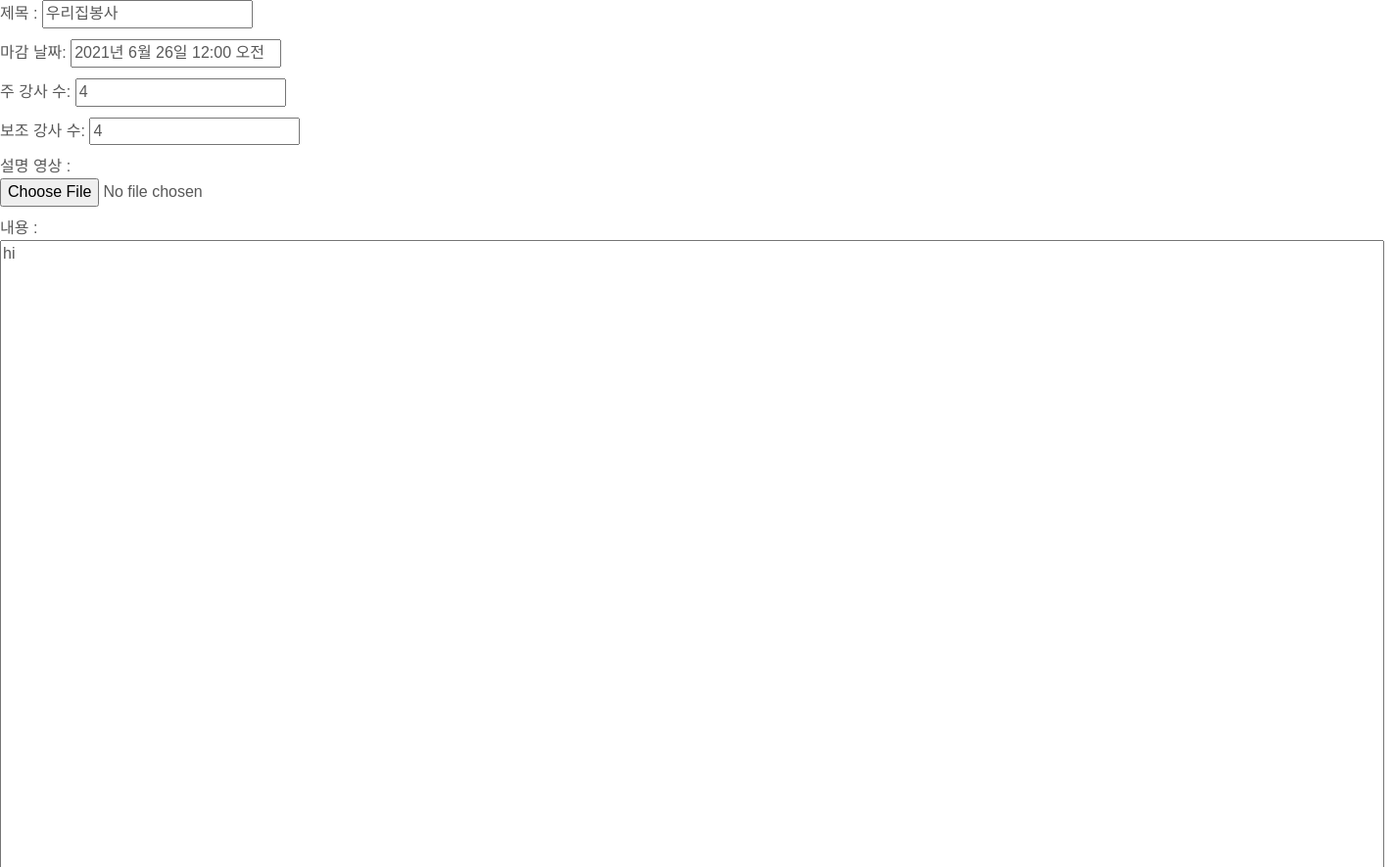
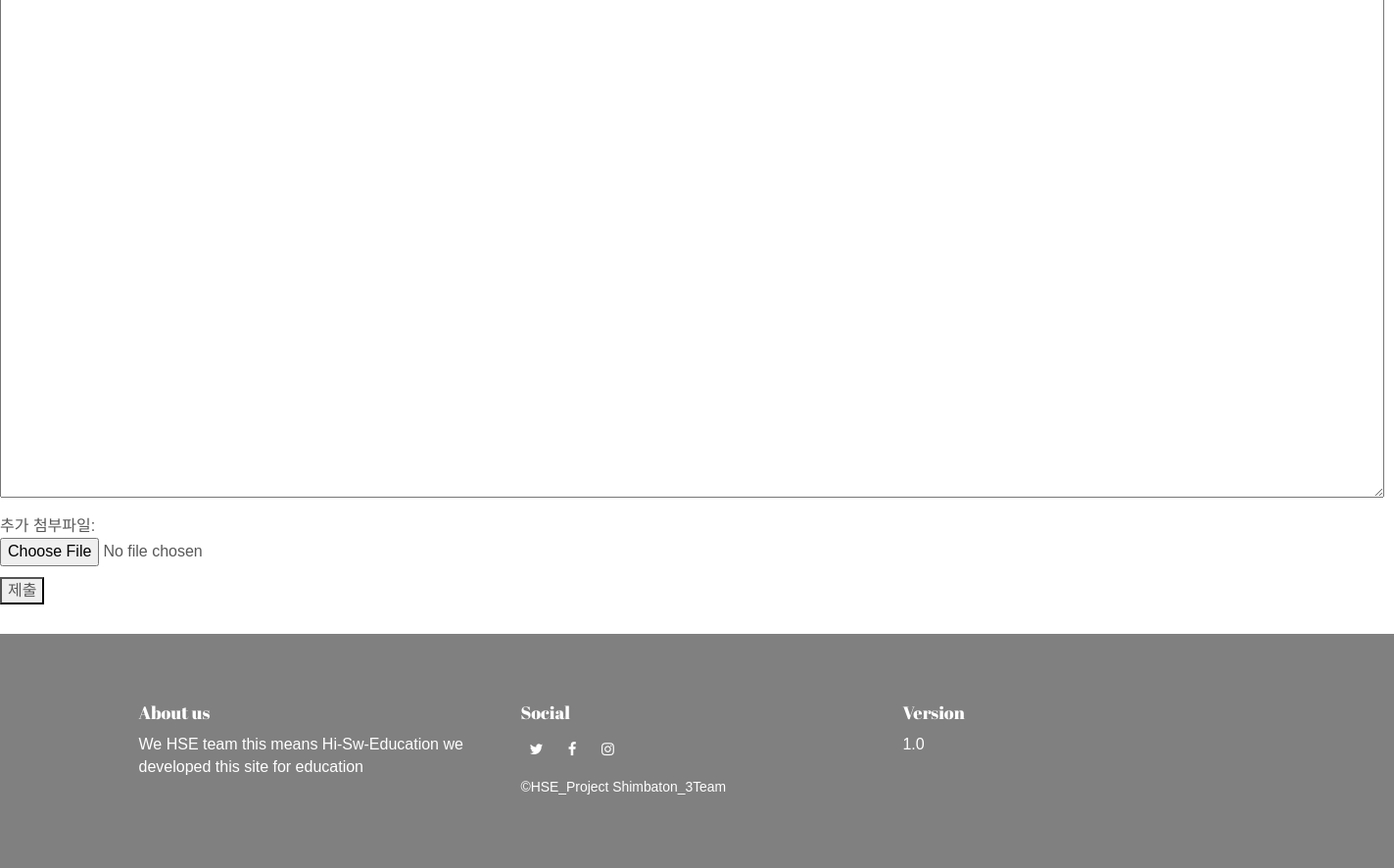
Screenshot of /education/edit/1 with the database file from the repository (2 pictures, top to bottom).
### education/models.py (models this page shows)
class EduPost(models.Model):
    title = models.CharField(max_length=200)
    writer = models.ForeignKey(User, on_delete=models.CASCADE)
    pub_date = models.DateTimeField()
    due_date = models.DateTimeField()
    main_teacher = models.IntegerField()
    sub_teacher = models.IntegerField()
    body = models.TextField()
    video = models.FileField(upload_to="videos_uploaded", null=True)
    extrafile = models.FileField(upload_to="extrafiles/", null=True)

### education/views.py (the view)
# urls.py: path("edit/<int:id>", edit, name="edit"),
def edit(request, id):
    edit_post = EduPost.objects.get(id=id)
    return render(request, "education/edit.html", {"post": edit_post})

### education/templates/education/edit.html (shortened to what this page needs)
{% extends 'base.html' %}
{% load static %}
{% block content %}
<form action="{% url 'education:update' post.id %}" method="post" enctype="multipart/form-data">
	<p>제목 : <input type="text" name="title" value="{{post.title}}"></p>
    <p>마감 날짜: <input type="datetime" name="due_date" value="{{post.due_date}}"></p>
    <p>주 강사 수: <input type="number" name="main_teacher" value="{{post.main_teacher}}"></p>
    <p>보조 강사 수: <input type="number" name="sub_teacher" value="{{post.sub_teacher}}"></p>
	<p>설명 영상 : <input type="file" name="video"></p>
	<p>내용 : <textarea type="text" name="body" id="" cols="150" rows="50">{{post.body}}</textarea></p>
    <p>추가 첨부파일: <input type="file" name="extrafile"></p>
	<button type="submit">제출</button>
</form>
{% endblock %}

### HSE/static/css/main.97292821.css (style rules this page uses)
html { font-family:sans-serif;-ms-text-size-adjust:100%;-webkit-text-size-adjust:100% }
body { margin:0 }
button,input,optgroup,select,textarea { color:inherit;font:inherit;margin:0 }
button { overflow:visible }
button,select { text-transform:none }
button,html input[type=button],input[type=reset],input[type=submit] { -webkit-appearance:button;cursor:pointer }
input { line-height:normal }
textarea { overflow:auto }
*,:after,:before { -webkit-box-sizing:border-box;-moz-box-sizing:border-box;box-sizing:border-box }
html { font-size:10px;-webkit-tap-highlight-color:transparent }
body { font-family:Nunito Sans,Helvetica,Arial,sans-serif;font-size:16px;line-height:1.42857;color:#585858;background-color:#fff }
button,input,select,textarea { font-family:inherit;font-size:inherit;line-height:inherit }
p { margin:0 0 11px }
input[type=file] { display:block }
body { padding-top:0 }

### HSE/templates/base.html (style rules this page uses)
body { font-family: "Apple SD Gothic Neo", "Malgun Gothic", sans-serif; }

### rows the page displays
EduPost: title "우리집봉사", due_date "2021년 6월 26일 12:00 오전", main_teacher "4", sub_teacher "4", body "hi"
